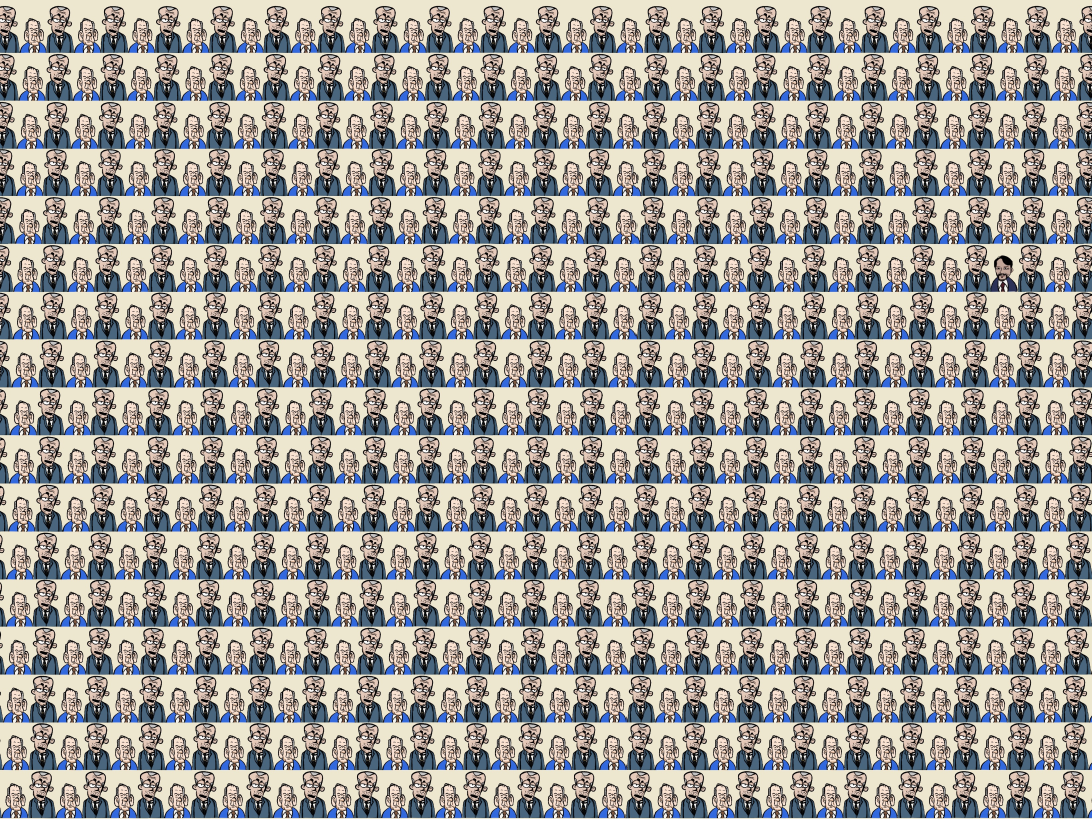
#> input picture berat2.jpg, 3276 x 2457 px (shown at 1/3 size)
$ python BeratAlbayrak.py
#> lines starting #> are read from the running program, lines starting #| are printed output that depends on the picture; after the words box and inside, x2 and y2 are one past the last pixel; in counts of white or black regions, pixels touching at a corner belong together
import cv2

find_berat_albayrak = cv2.imread('berat2.jpg')
#> find_berat_albayrak is the input picture: shape (2457, 3276, 3); mean B, G, R 153.5, 158.2, 161
find_berat_albayrak = cv2.resize(find_berat_albayrak,(1000,1000))
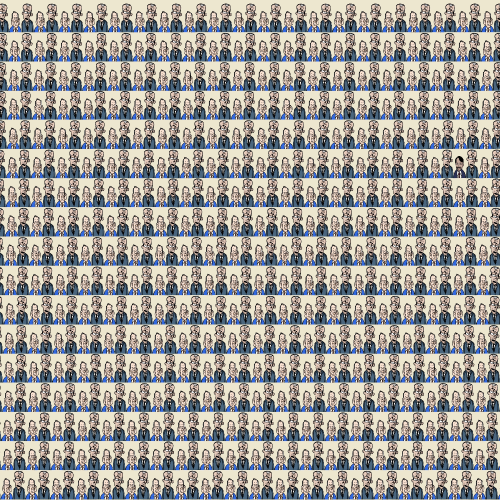
#> find_berat_albayrak: shape (1000, 1000, 3) (shown at 1/2 size); mean B, G, R 153.5, 158.2, 161
cv2.imshow('Where is BERAT ALBAYRAK', find_berat_albayrak)
cv2.waitKey(0)

gray = cv2.cvtColor(find_berat_albayrak, cv2.COLOR_BGR2GRAY)
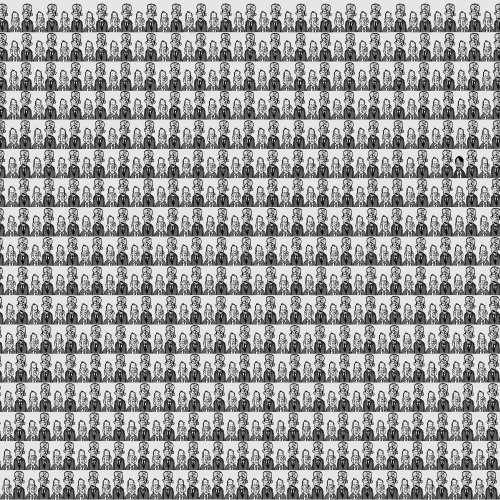
#> gray: shape (1000, 1000) (shown at 1/2 size); min 0, max 255, mean 158.5

template_match= cv2.imread('beratalbayrak.jpeg', 0)
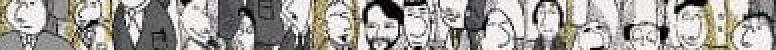
#> input picture beratalbayrak.jpeg, 388 x 25 px (shown 2 times larger)
#> template_match: shape (25, 388); min 0, max 255, mean 160.6

template_match = template_match[:, 175:210]
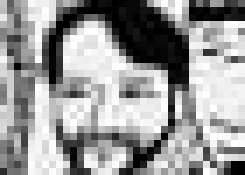
#> template_match: shape (25, 35) (shown 7 times larger); min 0, max 255, mean 152.7
cv2.imshow('Template Matching', template_match)

result = cv2.matchTemplate(gray, template_match, cv2.TM_CCOEFF)
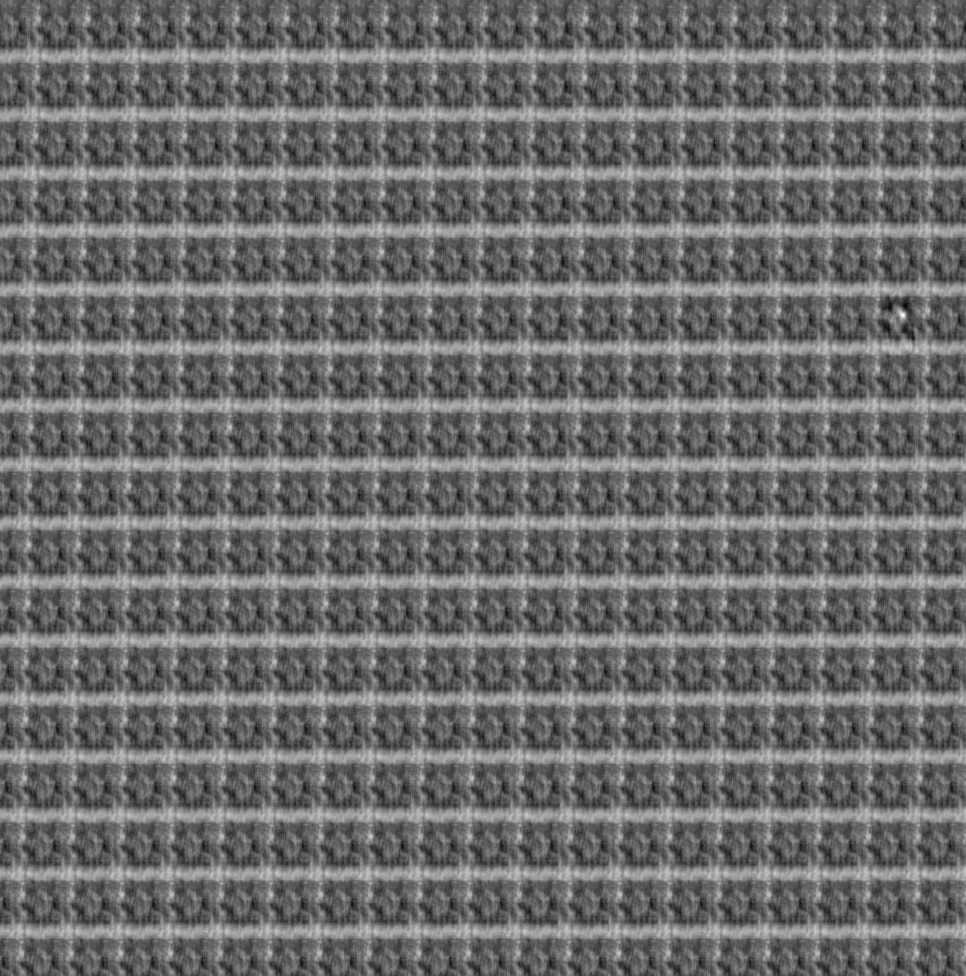
#> result: shape (976, 966) float32; min -2007340.1, max 2728143, mean -11812.4; drawn with min black and max white
cv2.imshow("Result",result)
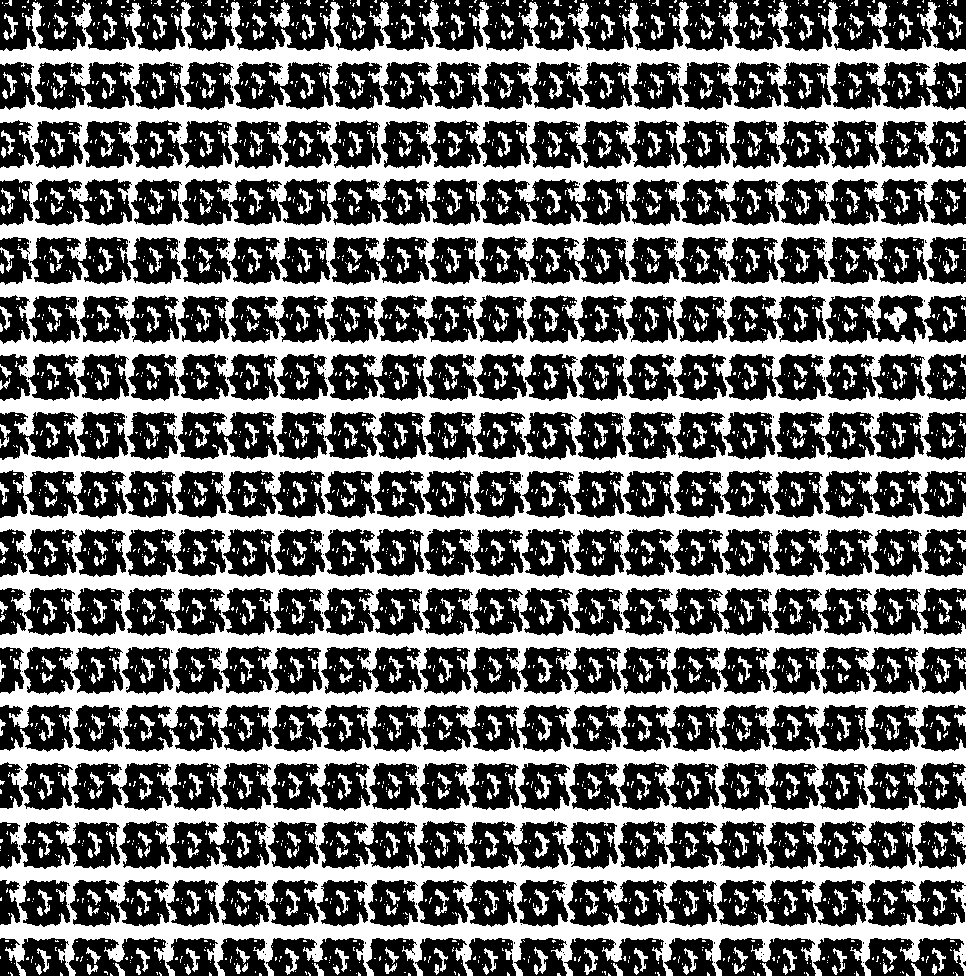
#> window 'Result': shape (976, 966); 43.1% white; 3127 white regions (2433 under 20 px), largest, box (x1, y1, x2, y2) and area: (0, 0, 966, 976) 345863, (884, 306, 907, 332) 286, (270, 2, 290, 28) 267
cv2.waitKey(0)

min_val, max_val, min_loc, max_loc = cv2.minMaxLoc(result)
#> min_val = -2007340.1; max_val = 2728143; min_loc = (905, 305); max_loc = (903, 315)

top_left = max_loc
#> top_left = (903, 315)
bottom_right = (top_left[0]+ 50, top_left[1]+50)
#> bottom_right = (953, 365)
cv2.rectangle(find_berat_albayrak, top_left, bottom_right, (0,0,255), 5)
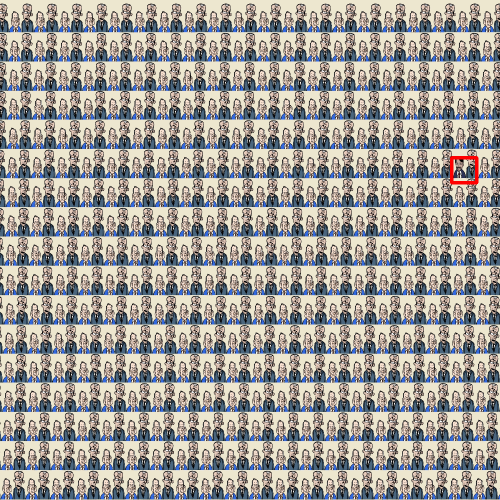
#> find_berat_albayrak: shape (1000, 1000, 3) (shown at 1/2 size); 0.14% of pixels changed, all inside (x1, y1, x2, y2) = (900, 312, 957, 369)
#cv2.imshow('Where is BERAT ALBAYRAK', find_berat_albayrak)
cv2.imwrite('berat.jpeg', find_berat_albayrak)
